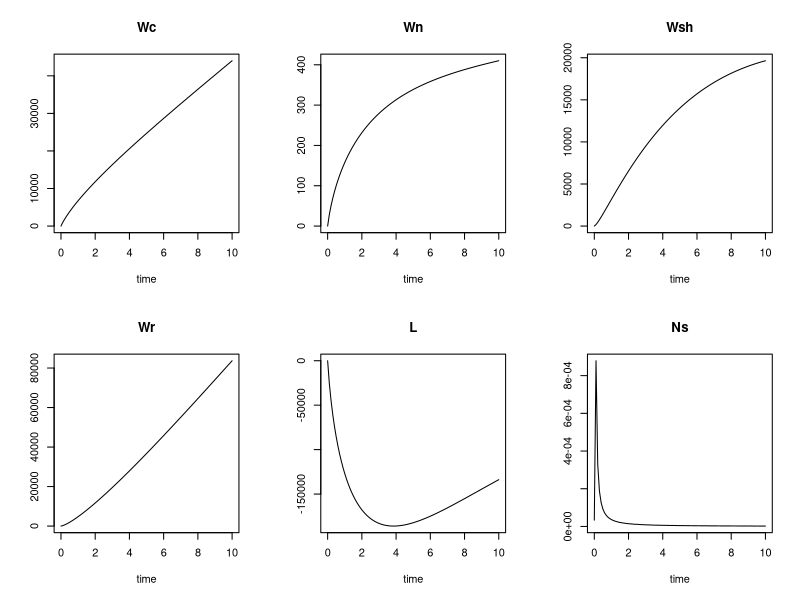

Source code (R): (Note: this script raises an error after producing the figure.)

library(deSolve)

# fertilzer model
# Thornley and Johnson, 1990 page 467
# something funky going on with LAI need to debug

parameters <- c(Mc = 30, Mn = 62, J = 5*10^6,
    h = 43,000, Pc = 1, sigN = 3000,
    Kc = 0.05, Kn = 0.005, dr = 0.2, rhos = 1500, mu = 150, fc = 0.45, fn = 0.03, 
	f1 = 0.7, Num = 25, Ep = 2.5, Y = 0.75, alphan = 0.5, gammash = 0.1, 
	gammar = 0.01, Bn = 3*10^6)
state <- c(Wc = 0.015, Wn = 0.004, Wsh = 0.2, Wr = 0.2, L = 0.8, Ns = 33.33*10^-6)

times <- seq(0, 10, by = .1)
growth3 <- function(t, state, parameters){
	with(as.list(c(state, parameters)),{
		Wg <- Wsh + Wr
		C  <- Wc/Wg
		N  <- Wn/Wg
		Ws <- (Mc/12)*Wc + (Mn/14)*Wn
		fsh <- Wsh/Wg
		fr  <- Wr/Wg
		Wsht <- Wsh + fsh*Ws
		Wrt  <- Wr + fr*Ws
		Io <- J/h
		P  <- 43200*(12/44)*Pc
		Un   <- (sigN*Wr*Ns)/(1 + (Kc/C)*(1 + N/Kn))
		lamsh <- (fr*N/(N + fn)) /( (fsh*C)/(C + fc) + (fr*N)/(N + fn) )
		lamr <- (fsh*C/(C + fc)) /( (fsh*C)/(C + fc) + (fr*N)/(N + fn) )
		Gsh <- mu*C*N*lamsh*Wsh
		Gr <- mu*C*N*lamr*Wr
		Nu <- Num*(1 - Ep*C)

		# differential equations
		dWc <- P - fc*(Gsh + Gr)/Y - alphan*Un
		dWn <- Un - fn*(Gsh + Gr)
		dWsh <- Gsh - gammash*Wsh
		dWr  <- Gr - gammar*Wr
		dL   <- Nu*f1*Gsh - gammash*L # something wrong with the LAI 
		dNs  <- Bn - (Un/dr*rhos)

		#return rate of change
		list(c(dWc, dWn, dWsh, dWr, dL, dNs))
	})
}
out <- ode(y = state, times = times, func = growth3, parms = parameters)


head(out)
plot(out)

growth3 <- function(t, state, parameters){
	with(as.list(c(state, parameters)),{
		Pc <- (Pm/k)*log((alpha*k*Io + Pm(1-m))/(alpha*k*Io*exp(-k*L)))
		Wg <- Wsh + Wr
		C  <- Wc/Wg
		N  <- Wn/Wg
		Ws <- (Mc/12)*Wc + (Mn/14)*Wn
		fsh <- Wsh/Wg
		fr  <- Wr/Wg
		Wsht <- Wsh + fsh*Ws
		Wrt  <- Wr + fr*Ws
		Io <- J/h
		P  <- 43200*(12/44)*Pc
		Un   <- (sigN*Wr*Ns)/(1 + (Kc/C)*(1 + N/Kn))
		lamsh <- (fr*N/(N + fn)) /( (fsh*C)/(C + fc) + (fr*N)/(N + fn) )
		lamr <- (fsh*C/(C + fc)) /( (fsh*C)/(C + fc) + (fr*N)/(N + fn) )
		Gsh <- mu*C*N*lamsh*Wsh
		Gr <- mu*C*N*lamr*Wr
		Nu <- Num*(1 - Ep*C)

		# differential equations
		dWc <- P - fc*(Gsh + Gr)/Y - alphan*Un
		dWn <- Un - fn*(Gsh + Gr)
		dWsh <- Gsh - gammash*Wsh
		dWr  <- Gr - gammar*Wr
		dL   <- Nu*f1*Gsh - gammash*L # something wrong with the LAI 
		dNs  <- Bn - (Un/dr*rhos)

		#return rate of change
		list(c(dWc, dWn, dWsh, dWr, dL, dNs))
	})
}
out <- ode(y = state, times = times, func = growth3, parms = parameters)






?ode
